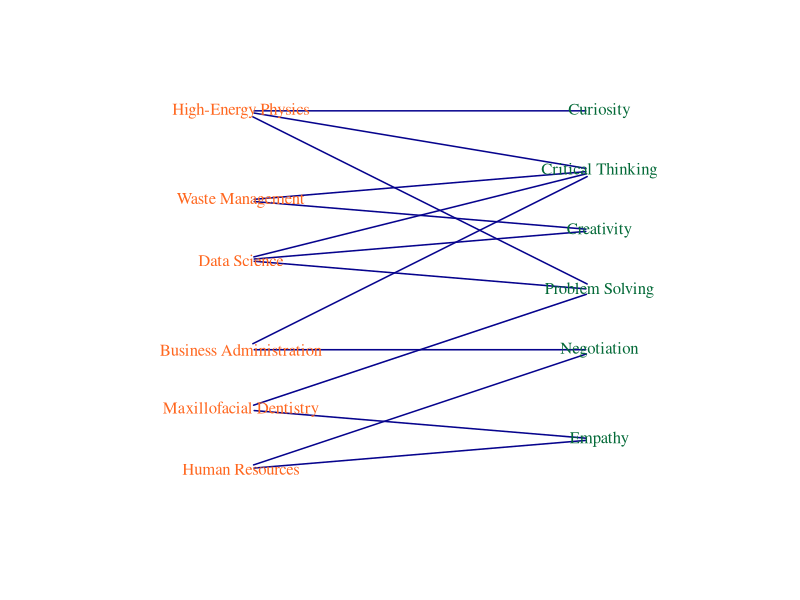

Source code (R):
## ---- chunk 1
library(knitr)
library(broom)
library(kableExtra)
setwd("Data")
data <- readr::read_csv("Data_Figure2.csv")
html_table <- kable(data, format = "html")%>%
  kable_styling()

# Print the HTML table
html_table
## ---- chunk 2
library(igraph)
bn <- graph_from_data_frame(data, directed = FALSE)

bipartite.mapping(bn)
V(bn)$type <- bipartite_mapping(bn)$type
V(bn)$color <- ifelse(V(bn)$type, "#FF671F", "#046A38")
V(bn)$shape == "circle" 
V(bn)$labelcolor <- ifelse(V(bn)$type, "#FF671F", "#046A38")
E(bn)$color <- "#06038D"
E(bn)$width <- 1.5


layout <- layout_as_bipartite(bn)
rotated_layout <- cbind(layout[, 2], -layout[, 1])  # Swap x and y coordinates and negate y
plot(bn, vertex.label = V(bn)$name, layout = rotated_layout, main = "",
     vertex.label.color = V(bn)$labelcolor, 
     vertex.color = "black",
     edge.lty = E(bn)$linetype, vertex.shape = "none")
